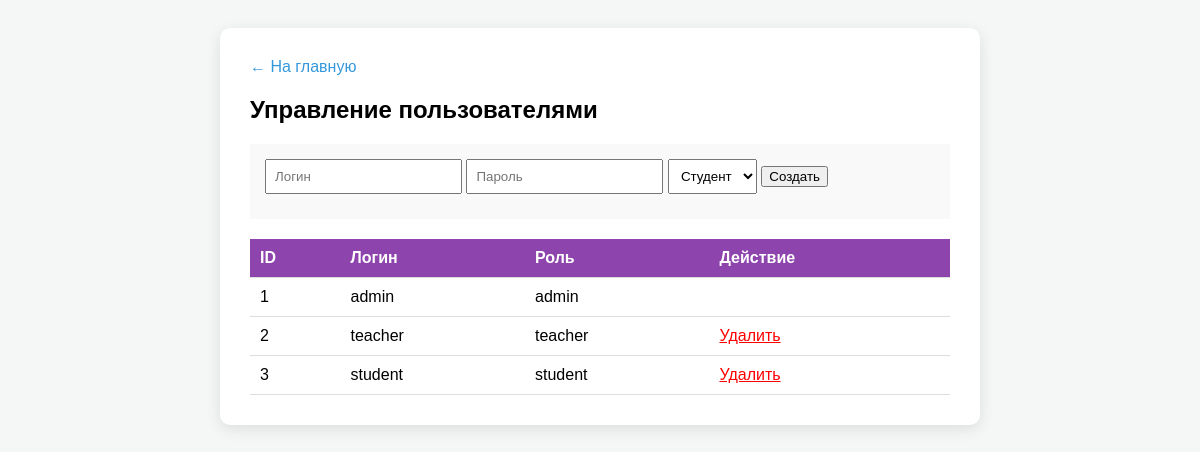
The page /journal/users.php (signed in) on the database its author committed.
### tables this page shows
CREATE TABLE users (
            id INTEGER PRIMARY KEY AUTOINCREMENT,
            login TEXT UNIQUE NOT NULL,
            password_hash TEXT NOT NULL,
            role TEXT NOT NULL CHECK(role IN ('admin', 'teacher', 'student')),
            student_id INTEGER,
            FOREIGN KEY (student_id) REFERENCES students(id)
        );

### journal/classes/Database.php (called while the page is built)
<?php
class Database
{
    private PDO $pdo;
    public function __construct()
    {
        $dbFile = __DIR__ . '/../journal.db';
        try {
            $dsn = "sqlite:" . $dbFile;
            $this->pdo = new PDO($dsn);
            $this->pdo->setAttribute(PDO::ATTR_ERRMODE, PDO::ERRMODE_EXCEPTION);
            $this->pdo->setAttribute(PDO::ATTR_DEFAULT_FETCH_MODE, PDO::FETCH_ASSOC);
            $this->pdo->exec("
                CREATE TABLE IF NOT EXISTS logs (
                    id INTEGER PRIMARY KEY AUTOINCREMENT,
                    user_login TEXT NOT NULL,
                    action TEXT NOT NULL,
                    created_at TEXT NOT NULL
                )
            ");
        } catch (PDOException $e) {
            die("Ошибка подключения к БД: " . $e->getMessage());
        }
    }
    public function query(string $sql, array $params = []): PDOStatement
    {
        $stmt = $this->pdo->prepare($sql);
        $stmt->execute($params);
        return $stmt;
    }
}

### journal/users.php (the view, shortened to what this page needs)
<?php
require_once 'classes/Database.php';
$db = new Database();
$users = $db->query("SELECT id, login, role FROM users")->fetchAll();
?>
<!DOCTYPE html>
<html lang="ru"><head><meta charset="UTF-8"><title>Пользователи</title>
</head><body>
<div class="container">
    <a href="index.php" style="color:#3498db;text-decoration:none;">← На главную</a>
    <h2>Управление пользователями</h2>
    <form method="POST" style="background:#f9f9f9;padding:15px;">
        <input type="text" name="login" placeholder="Логин" required>
        <input type="password" name="password" placeholder="Пароль" required>
        <select name="role"><option value="student">Студент</option><option value="teacher">Учитель</option><option value="admin">Админ</option></select>
        <button type="submit">Создать</button>
    </form>
    <table>
        <tr><th>ID</th><th>Логин</th><th>Роль</th><th>Действие</th></tr>
        <?php foreach($users as $u): ?>
        <tr><td><?php echo $u['id']; ?></td><td><?php echo htmlspecialchars($u['login']); ?></td><td><?php echo $u['role']; ?></td>
        <td><?php if($u['id'] != 1) echo "<a href='users.php?delete={$u['id']}' style='color:red' onclick=\"return confirm('Удалить?')\">Удалить</a>"; ?></td></tr>
        <?php endforeach; ?>
    </table>
</div>
</body></html>

### journal/users.php (style rules this page uses)
body { font-family:Arial;background:#f4f7f6;padding:20px }
.container { max-width:700px;margin:0 auto;background:#fff;padding:30px;border-radius:10px;box-shadow:0 4px 15px rgba(0,0,0,0.1) }
table { width:100%;border-collapse:collapse;margin-top:20px }
th,td { padding:10px;border-bottom:1px solid #ddd;text-align:left }
th { background:#8e44ad;color:white }
input,select { padding:8px;margin-bottom:10px }

### rows shown on the page
users: id "1", login "admin", role "admin"
users: id "2", login "teacher", role "teacher"
users: id "3", login "student", role "student"
